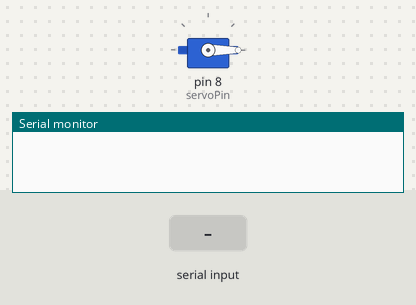
Simulated run of this sketch. Board: Arduino Uno, built with avr-gcc and run on an emulated ATmega328P. Parts: servo, the last lines printed to the serial monitor. Inputs (shaded band) come from the test bench.

Above: at 1.2 s.
1.3 s: "a" received over Serial
At 2.5 s:
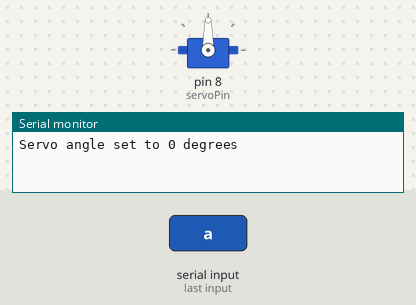
2.8 s: "b" received over Serial
At 3.6 s:
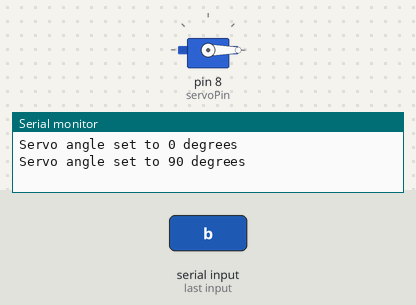
Timing chart, 0 to 5.8 s (numbered marks = the images above; inputs shaded):
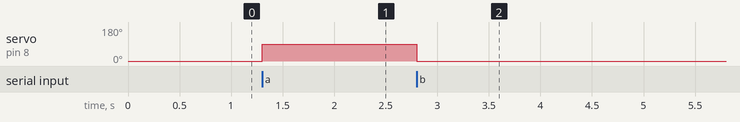

Measured:
- after the input at 1.3 s, servo on pin 8 (servoPin): 0° → 90° at once
- after the input at 2.8 s, servo on pin 8 (servoPin): 90° → 0° at once

The sketch:

false_ditect_survo_ardu.ino
```cpp
#include <Servo.h> // Servo 라이브러리 포함

Servo myServo; // 서보 모터 객체 생성
int servoPin = 8; // 서보 모터가 연결된 핀 번호

void setup() {
  myServo.attach(servoPin); // 서보 모터 핀 연결
  myServo.write(0); // 초기 각도를 0도로 설정
  Serial.begin(9600); // 시리얼 통신 시작 (보레이트 9600)
}

void loop() {
  if (Serial.available() > 0) { // 시리얼 입력이 있을 경우
    char command = Serial.read(); // 시리얼로 받은 문자 읽기

    if (command == 'a') { // 입력이 't'인 경우
      myServo.write(90); // 서보 각도 0도로 설정
      Serial.println("Servo angle set to 0 degrees");
    }
    else if (command == 'b') { // 입력이 'f'인 경우
      myServo.write(0); // 서보 각도 90도로 설정
      Serial.println("Servo angle set to 90 degrees");
    }
  }
}
```
